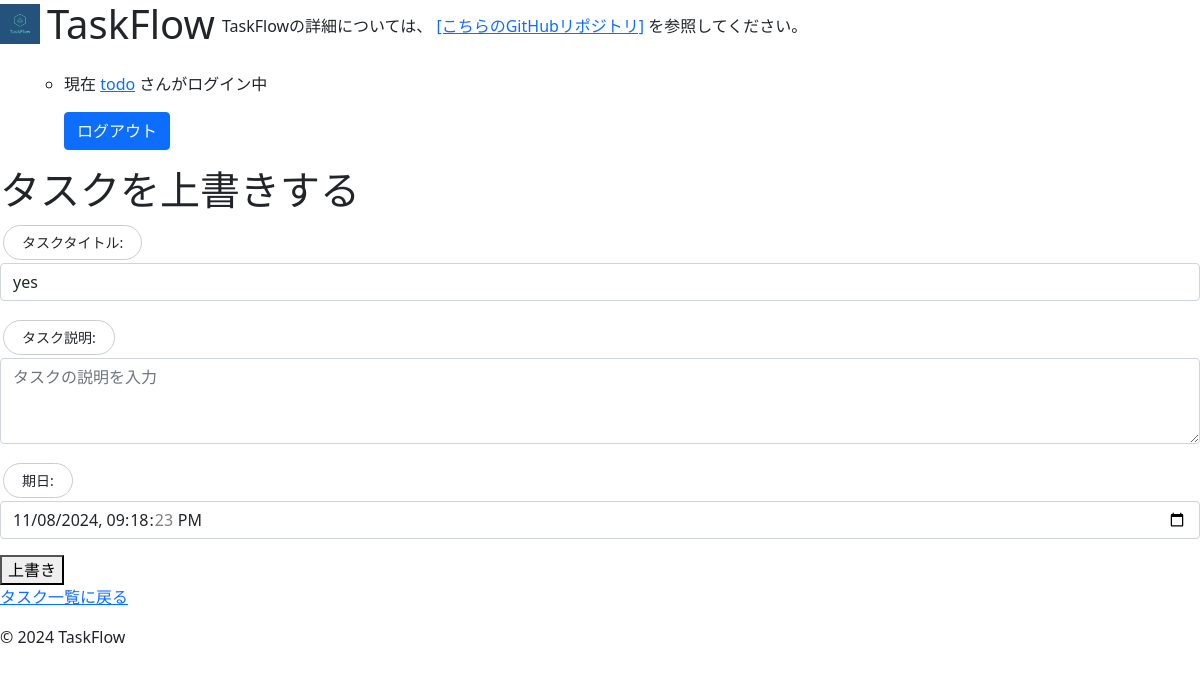
Page /tasks/47/update/ (signed in) on the committed database.
### accounts/models.py (models this page shows)
class CustomUser(AbstractUser):
    username=models.CharField(max_length=20,null=False,unique=True) #ユーザーネーム
    age=models.IntegerField(null=True, blank=True) #年齢
    mail=models.EmailField(max_length=30,null=True, blank=True,unique=True) #メールアドレス

### todo_app/models.py (models this page shows)
class TaskCreate(models.Model):
    title=models.CharField(max_length=20) #タスクのタイトル
    description=models.TextField(null=True,blank=True) #説明
    due_date=models.DateTimeField(default=timezone.now) #期日
    is_starred=models.BooleanField(default=False) #スターの状態
    user = models.ForeignKey(settings.AUTH_USER_MODEL, on_delete=models.CASCADE) #作成したユーザー
    list=models.ForeignKey(TaskList,on_delete=models.CASCADE,default=1) #リストモデルとの関係
    def __str__(self):
        return self.title

### todo_app/views.py (the view)
# urls.py: path('tasks/<int:pk>/update/', TaskUpdateView.as_view(), name='task_update'), #タスク更新
class TaskUpdateView(UpdateView):
    model=TaskCreate
    form_class=TaskForm
    template_name='todo_app/task_update.html'
    success_url=reverse_lazy('task_list')
    def get_object(self, queryset=None):
        print(f"kwargs: {self.kwargs}")
        pk = self.kwargs.get('pk')
        if pk is None:
            raise ValueError("pkが定義されていません")
        print(f"Requested task ID: {self.kwargs.get('pk')}")
        obj = super().get_object(queryset)
        print(obj)  # デバッグ用にタスクオブジェクトを表示
        return obj

### todo_app/forms.py
class TaskForm(forms.ModelForm):
    class Meta:
        model = TaskCreate   # TaskCreateモデルとフォームを紐づける
        fields = ['title', 'description', 'due_date',] #'priority', #'list'  # フォームに表示したいフィールドを指定
        widgets = {
            'title': forms.TextInput(attrs={'class': 'form-control', 'placeholder': 'タスクのタイトルを入力'}),
            'description': forms.Textarea(attrs={'class': 'form-control', 'placeholder': 'タスクの説明を入力', 'rows': 3}),
            'due_date': forms.DateTimeInput(attrs={'class': 'form-control', 'type': 'datetime-local'}),
            'priority': forms.Select(attrs={'class': 'form-control'}),
            'list':forms.Select(attrs={'class':'from-control'}),
        }
        labels = {
            'title': 'タスクタイトル',
            'description': 'タスク説明',
            'due_date': '期日',
            'priority': '優先度',
            'list':'リスト選択',
        }

### templates/todo_app/task_update.html (shortened to what this page needs)
{% extends 'base.html' %}
{% block content %}
    <h1>タスクを上書きする</h1>
    <form method="post">
        {{ form.as_p }}
        <button type="submit">上書き</button>
    </form>
    <p>
        <a href="{% url 'task_list' %}">タスク一覧に戻る</a>
    </p>
{% endblock %}

### templates/base.html (shortened to what this page needs)
{% load static %}
<!DOCTYPE html>
<html lang="ja">
<head>
    <link rel="stylesheet" href="{%static 'css/style.css'%}">
    <link href="https://cdn.jsdelivr.net/npm/bootstrap@5.0.2/dist/css/bootstrap.min.css" rel="stylesheet">
</head>
<body>
    <div class="header">
            <img src="{% static 'images/logo - コピー.png' %}" alt="Sample Logo" class="clickable-image" id="image-1">
        <h1>TaskFlow</h1>
        <p class="description">TaskFlowの詳細については、
            <a href="https://github.com/02naa98/TaskFlow/blob/5c21718b4c6a0ca746376e708a8c205c8d710d94/README.md" target="_blank">[こちらのGitHubリポジトリ]</a>
            を参照してください。</p>
    </div>
    <br>
        <nav>
            <ul>
                <nav>
                    <ul>
                        {% if request.user.is_authenticated %}
                            <li>
                                <form action="{% url 'logout' %}" method="post">
                                    <p>現在
                                        <a href="{%url 'temporary_profile' user.username%}">{{ user.username }}</a>
                                        さんがログイン中
                                    </p>
                                    <button type="submit" class="btn btn-primary">ログアウト</button>
                                </form>
                            </li>
                        {% endif %}
                    </ul>
                </nav>
            </ul>
        </nav>
    <main>
        {% block content %}
        {% endblock %}
    </main>
    <footer>
        <p>&copy; 2024 TaskFlow</p>
    </footer>
</body>
</html>

### static/css/style.css (style rules this page uses)
.header { display: flex; align-items: center; }
.header h1 { margin: 0; font-size: 40px; margin-left: 7px; margin-right: 7px; }
.header img { height: 40px; width: auto; vertical-align: middle; }
.description { font-size: 16px; line-height: 1.6; margin-top: 0; margin-bottom: 0; padding-top: 5px; }
body { background-color: #f8f8f8; margin: 0; padding: 0; font-family: Arial, sans-serif; }
label { display: inline-block; border-radius: 20px; text-align: center; text-decoration: none; border: solid 1px #ccc; transition: 0.25s; padding: 6px 18px; cursor: pointer; font-size: 14px; margin: 3px; }

### rows in the picture
CustomUser: username "todo"
TaskCreate: title "yes", due_date "11/08/2024 21:18:23"
